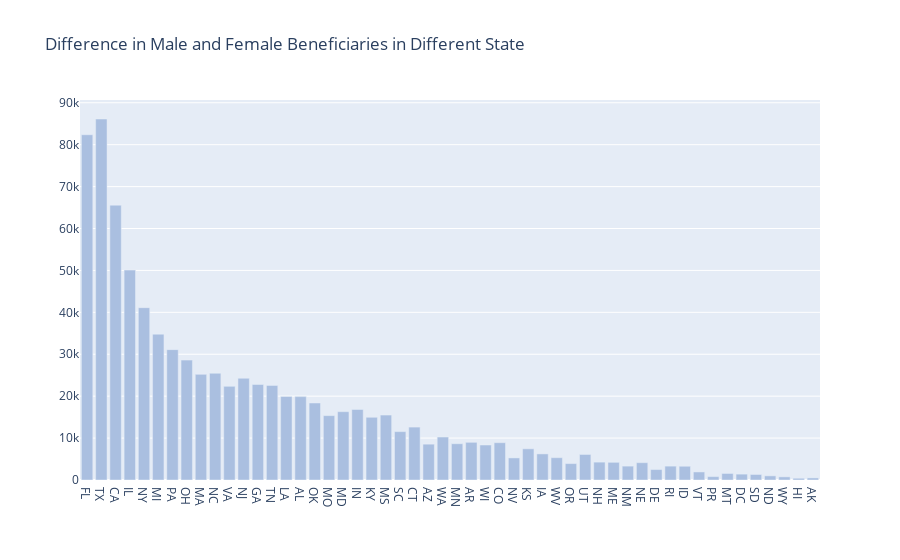

Notebook cell for this chart:
### Markdown cell above
Difference in Male and Female Beneficiaries

### Code cell
response1['difference'] = response1['female_ben'] - response1['male_ben']

trace1 = go.Bar(
    x=response1.state,
    y=response1.difference,
    marker=dict(color='#aabfe0'),
    name='Total Male beneficiaries'
)
data = [trace1]
layout = go.Layout(barmode='group', legend=dict(orientation='h'), title='Difference in Male and Female Beneficiaries in Different State')
fig = go.Figure(data=data, layout=layout)
iplot(fig, filename='grouped-bar')

### Figure 1 — Plotly figure (JSON) as saved in the notebook; plotly's stock layout.template omitted (floating-point values rounded to 4 significant figures)
{"data": [{"marker": {"color": "#aabfe0"}, "name": "Total Male beneficiaries", "type": "bar", "x": ["FL", "TX", "CA", "IL", "NY", "MI", "PA", "OH", "MA", "NC", "VA", "NJ", "GA", "TN", "LA", "AL", "OK", "MO", "MD", "IN", "KY", "MS", "SC", "CT", "AZ", "WA", "MN", "AR", "WI", "CO", "NV", "KS", "IA", "WV", "OR", "UT", "NH", "ME", "NM", "NE", "DE", "RI", "ID", "VT", "PR", "MT", "DC", "SD", "ND", "WY", "HI", "AK"], "y": [82370, 86127, 65570, 50078, 41114, 34796, 31104, 28607, 25201, 25470, 22343, 24276, 22789, 22569, 19936, 19896, 18373, 15356, 16297, 16828, 14964, 15497, 11546, 12626, 8550, 10254, 8657, 8991, 8351, 8898, 5268, 7444, 6226, 5324, 3915, 6091, 4263, 4219, 3311, 4133, 2494, 3309, 3281, 1920, 808, 1559, 1401, 1318, 991, 749, 418, 497]}], "layout": {"barmode": "group", "legend": {"orientation": "h"}, "title": {"text": "Difference in Male and Female Beneficiaries in Different State"}}}
